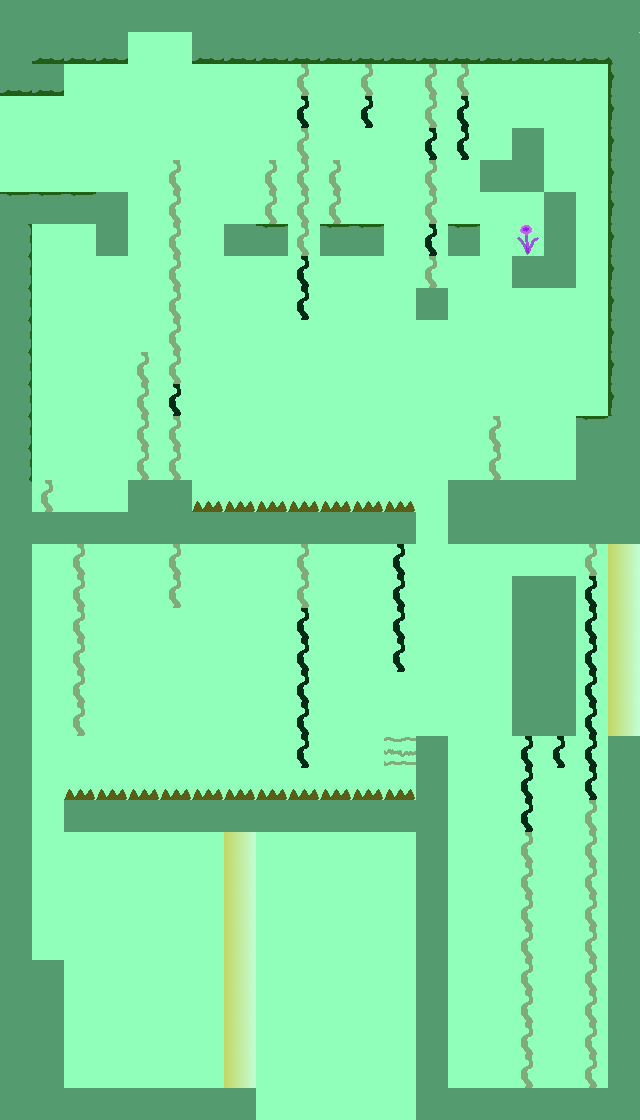

Tiled map render using the project's own tile images. Description and the map definition, with tile-layer contents summarised, below:
An orthogonal 20x35 tile map with 32x32 px tiles, 3 tile layers (floor1, tileobs, COLLISIONS), 2 tilesets and 4 objects (warpL, L, warpsg, warpss).

<map version="1.0" orientation="orthogonal" width="20" height="35" tilewidth="32" tileheight="32">
 <properties>
  <property name="known_powers" value="shoot" />
  <property name="possible_powers" value="grow, spread" />
 </properties>
 <tileset firstgid="1" source="collisions.tsx" />
 <tileset firstgid="1025" source="tiles.tsx" />
 <layer name="floor1" width="20" height="35">
  <data>[700 cells, 700 non-empty, 1 distinct tile ids]</data>
 </layer>
 <layer name="tileobs" width="20" height="35">
  <data>[700 cells, 319 non-empty, 14 distinct tile ids]</data>
 </layer>
 <layer name="COLLISIONS" width="20" height="35">
  <data>[700 cells, 0 non-empty, 0 distinct tile ids]</data>
 </layer>
 <objectgroup name="spawns" width="20" height="35">
  <object name="warpL" x="-15" y="99" width="24" height="89">
   <properties>
    <property name="warp" value="hubrightgate_R" />
   </properties>
  </object>
  <object name="L" x="52" y="160" width="24" height="20">
   <properties>
    <property name="destination" value="L" />
   </properties>
  </object>
  <object name="warpsg" x="630" y="545" width="21" height="186">
   <properties>
    <property name="warp" value="shootgrow_A" />
   </properties>
  </object>
  <object name="warpss" x="259" y="1101" width="149" height="14">
   <properties>
    <property name="warp" value="shootspread_A" />
   </properties>
  </object>
 </objectgroup>
</map>
